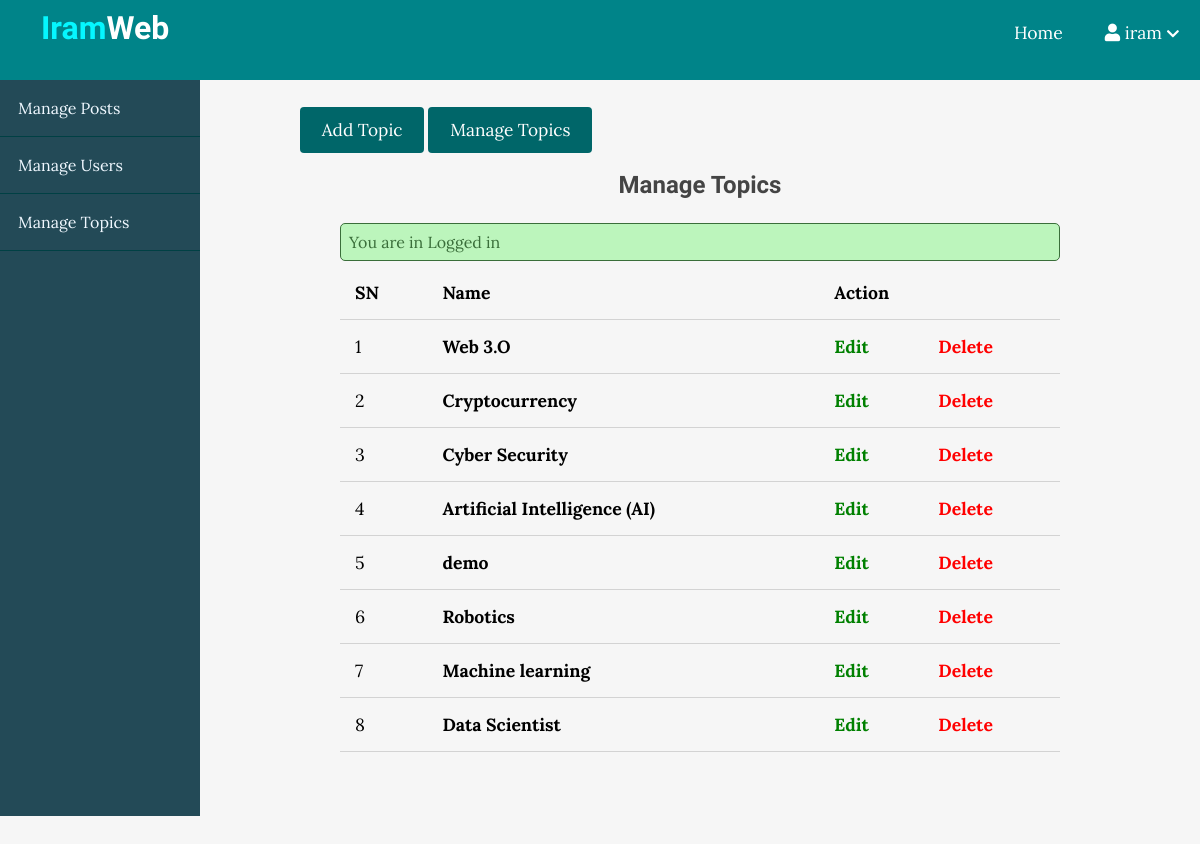
Screenshot of /admin/topics/index.php (signed in) with the database file from the repository.
### tables this page shows
CREATE TABLE `topics` (
  `id` int(11) NOT NULL,
  `name` varchar(100) NOT NULL,
  `description` text NOT NULL
);

### app/controlers/topics.php (called while the page is built, shortened)
<?php
include(ROOT_PATH . "/app/database/db.php");
$table = 'topics';
$topics = selectAll($table);

### app/database/db.php (called while the page is built, shortened)
<?php
require('connect.php');
function selectAll($table, $conditions = [])
{
    global $conn;
    $sql = "SELECT * FROM $table";
    if (empty($conditions))
    {
        $stmt = $conn->prepare($sql);
        $stmt->execute();
        $records = $stmt->get_result()->fetch_all(MYSQLI_ASSOC);
        return $records;
    }
}
?>

### admin/topics/index.php (the view, shortened to what this page needs)
<?php include(ROOT_PATH . "/app/controlers/topics.php");
?>
<!DOCTYPE html>
<html lang="en">
<head>
    <link rel="stylesheet" href="https://use.fontawesome.com/releases/v5.7.2/css/all.css"
>
    <link rel="stylesheet" href="../../assets/css/style.css">
    <link rel="stylesheet" href="../../assets/css/admin.css">
</head>
<body>
<?php include(ROOT_PATH . "/app/includes/adminHeader.php"); ?>
    <div class="admin-wrapper">
        <?php include(ROOT_PATH . "/app/includes/adminSidebar.php"); ?>
        <div class="admin-content">
            <div class="button-group">
                <a href="create.php" class="btn btn-big">Add Topic</a>
                <a href="index.php" class="btn btn-big">Manage Topics</a>
            </div>
            <div class="content">
                <h2 class="page-title">Manage Topics</h2>
                <?php include(ROOT_PATH . "/app/includes/messages.php"); ?>
                <table>
                    <thead>
                        <th>SN</th>
                        <th>Name</th>
                        <th colspan="2">Action</th>
                    </thead>
                    <tbody>
                        <?php foreach ($topics as $key => $topic): ?>
                            <tr>
                                <td><?php echo $key +1; ?></td>
                                <th><?php echo $topic['name']; ?></th>
                                <th><a href="edit.php?id=<?php echo $topic['id']; ?>" class="edit">Edit</a></th>
                                <th><a href="index.php?del_id=<?php echo $topic['id']; ?>" class="delete confirmation2">Delete</a></th>
                            </tr>
                        <?php endforeach; ?>
                    </tbody>
                </table>
            </div>
        </div>
    </div>
</body>
</html>

### app/includes/adminHeader.php (shortened to what this page needs)
<header>
        <a class="logo" href="<?php echo BASE_URL . '/index.php' ?>">
            <h1 class="logo-text"><span>Iram</span>Web</h1>
        </a>
        <ul class="nav">
            <?php if (isset($_SESSION['username'])): ?>
                <li><a href="#">Home</a></li>
                <li>
                    <a href="#">
                        <i class="fa fa-user"></i>
                        <?php echo $_SESSION['username']; ?>
                        <i class="fa fa-chevron-down" style="font-size: 0.8em;"></i>
                    </a>
                </li>
            <?php endif; ?>
        </ul>
    </header>

### app/includes/adminSidebar.php
<div class="left-sidebar">
    <ul>
        <li><a href="<?php echo BASE_URL . '/admin/posts/index.php' ?>">Manage Posts</a></li>
        <li><a href="<?php echo BASE_URL . '/admin/users/index.php' ?>">Manage Users</a></li>
        <li><a href="<?php echo BASE_URL . '/admin/topics/index.php' ?>">Manage Topics</a></li>
    </ul>
</div>

### app/includes/messages.php (shortened to what this page needs)
<?php if(isset($_SESSION['message'])): ?>
    <div class="msg <?php echo $_SESSION['type']; ?>">
    <li><?php echo $_SESSION['message']; ?></li>
    </div>
<?php endif; ?>

### assets/css/style.css (style rules this page uses)
* { box-sizing: border-box; }
html, body { height: auto; padding: 0px; margin: 0px; background: #f6f6f6; font-family: 'Lora', serif; }
h1, h2, h3, h4, h5, h6 { font-family: 'Candal', serif; color: #444; margin: 5px; }
a { text-decoration: none; color: inherit; }
.btn { padding: .5rem 1rem; background: #006669; color: white; border: 1px solid transparent; border-radius: .25rem; font-size: 1.08em; font-family: 'Lora', serif; }
.btn-big { padding: .7rem 1.3rem; line-height: 1.3rem; }
.msg { width: 100%; margin: 5px auto; padding: 8px; border-radius: 5px; list-style: none; }
.success { color: #3a6e3a; border: 1px solid #3a6e3a; background: #bcf5bc; }
header { background: #008489; height: 80px; }
header * { color: white; }
header .logo { float: left; height: inherit; margin-left: 2em; }
header .logo-text { margin: 9px; font-family: 'Candal', serif; }
header .logo-text span { color: #05f7ff; }
header ul { float: right; margin: 0px; padding: 0px; list-style: none; }
header ul li { float: left; position: relative; }
header ul li a { display: block; padding: 21px; font-size: 1.1em; text-decoration: none; }
.content { width: 90%; margin: 30px auto 30px; }

### assets/css/admin.css (style rules this page uses)
html, body { height: 100%; }
header { background: #008489; }
.admin-wrapper { display: flex; height: calc(100% - 64px); }
.admin-wrapper .left-sidebar { flex: 2; height: 100%; background: #234a57; }
.admin-wrapper .left-sidebar ul { list-style: none; margin: 0px; padding: 0px; color: aliceblue; }
.admin-wrapper .left-sidebar ul li a { padding: 18px; display: block; border-bottom: 1px solid #004044; }
.admin-wrapper .admin-content { flex: 8; height: 100%; padding: 40px 100px 100px; overflow-y: scroll; }
.admin-content .page-title { text-align: center; margin-bottom: 1.5rem; }
table { width: 100%; border-collapse: collapse; font-size: 1.1rem; }
th, td { padding: 15px; text-align: left; border-bottom: 1px solid #d3d3d3; }
.edit { color: green; }
.delete { color: red; }

### rows the page displays
topics: name "Web 3.O"
topics: name "Cryptocurrency"
topics: name "Cyber Security"
topics: name "Artificial Intelligence (AI)"
topics: name "demo"
topics: name "Robotics"
topics: name "Machine learning"
topics: name "Data Scientist"

### other values shown
$_SESSION['username'] "iram"
$_SESSION['message'] "You are in Logged in"
